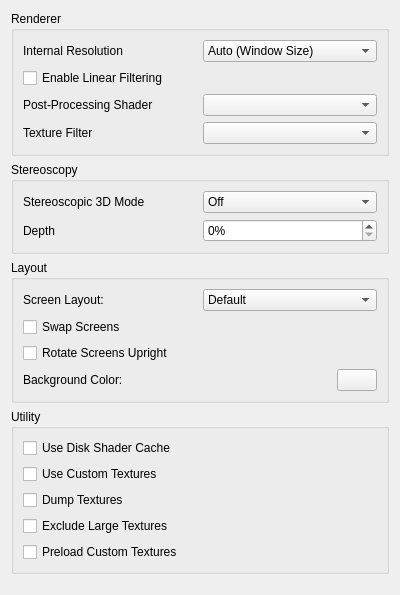
<?xml version="1.0" encoding="UTF-8"?>
<ui version="4.0">
 <class>ConfigureEnhancements</class>
 <widget class="QWidget" name="ConfigureEnhancements">
  <property name="geometry">
   <rect>
    <x>0</x>
    <y>0</y>
    <width>400</width>
    <height>595</height>
   </rect>
  </property>
  <property name="minimumSize">
   <size>
    <width>0</width>
    <height>0</height>
   </size>
  </property>
  <property name="windowTitle">
   <string>Form</string>
  </property>
  <layout class="QVBoxLayout" name="verticalLayout">
   <item>
    <widget class="QGroupBox" name="rendererBox">
     <property name="title">
      <string>Renderer</string>
     </property>
     <layout class="QVBoxLayout" name="verticalLayout_6">
      <item>
       <layout class="QHBoxLayout" name="horizontalLayout">
        <item>
         <widget class="QLabel" name="label">
          <property name="text">
           <string>Internal Resolution</string>
          </property>
         </widget>
        </item>
        <item>
         <widget class="QComboBox" name="resolution_factor_combobox">
          <item>
           <property name="text">
            <string>Auto (Window Size)</string>
           </property>
          </item>
          <item>
           <property name="text">
            <string>Native (400x240)</string>
           </property>
          </item>
          <item>
           <property name="text">
            <string>2x Native (800x480)</string>
           </property>
          </item>
          <item>
           <property name="text">
            <string>3x Native (1200x720)</string>
           </property>
          </item>
          <item>
           <property name="text">
            <string>4x Native (1600x960)</string>
           </property>
          </item>
          <item>
           <property name="text">
            <string>5x Native (2000x1200)</string>
           </property>
          </item>
          <item>
           <property name="text">
            <string>6x Native (2400x1440)</string>
           </property>
          </item>
          <item>
           <property name="text">
            <string>7x Native (2800x1680)</string>
           </property>
          </item>
          <item>
           <property name="text">
            <string>8x Native (3200x1920)</string>
           </property>
          </item>
          <item>
           <property name="text">
            <string>9x Native (3600x2160)</string>
           </property>
          </item>
          <item>
           <property name="text">
            <string>10x Native (4000x2400)</string>
           </property>
          </item>
         </widget>
        </item>
       </layout>
      </item>
      <item>
       <widget class="QCheckBox" name="toggle_linear_filter">
        <property name="text">
         <string>Enable Linear Filtering</string>
        </property>
       </widget>
      </item>
      <item>
       <layout class="QHBoxLayout" name="horizontalLayout_11">
        <item>
         <widget class="QLabel" name="label_2">
          <property name="text">
           <string>Post-Processing Shader</string>
          </property>
         </widget>
        </item>
        <item>
         <widget class="QComboBox" name="shader_combobox"/>
        </item>
       </layout>
      </item>
      <item>
       <layout class="QHBoxLayout" name="horizontalLayout_3">
        <item>
         <widget class="QLabel" name="label_5">
          <property name="text">
           <string>Texture Filter</string>
          </property>
         </widget>
        </item>
        <item>
         <widget class="QComboBox" name="texture_filter_combobox"/>
        </item>
       </layout>
      </item>
     </layout>
    </widget>
   </item>
   <item>
    <widget class="QGroupBox" name="groupBox">
     <property name="title">
      <string>Stereoscopy</string>
     </property>
     <layout class="QVBoxLayout" name="verticalLayout_4">
      <item>
       <layout class="QHBoxLayout" name="horizontalLayout_5">
        <item>
         <widget class="QLabel" name="label_4">
          <property name="text">
           <string>Stereoscopic 3D Mode</string>
          </property>
         </widget>
        </item>
        <item>
         <widget class="QComboBox" name="render_3d_combobox">
          <item>
           <property name="text">
            <string>Off</string>
           </property>
          </item>
          <item>
           <property name="text">
            <string>Side by Side</string>
           </property>
          </item>
          <item>
           <property name="text">
            <string>Anaglyph</string>
           </property>
          </item>
          <item>
           <property name="text">
            <string>Interlaced</string>
           </property>
          </item>
         </widget>
        </item>
       </layout>
      </item>
      <item>
       <layout class="QHBoxLayout" name="horizontalLayout_7">
        <item>
         <widget class="QLabel" name="label_3">
          <property name="text">
           <string>Depth</string>
          </property>
         </widget>
        </item>
        <item>
         <widget class="QSpinBox" name="factor_3d">
          <property name="suffix">
           <string>%</string>
          </property>
          <property name="minimum">
           <number>0</number>
          </property>
          <property name="maximum">
           <number>100</number>
          </property>
          <property name="value">
           <number>0</number>
          </property>
         </widget>
        </item>
       </layout>
      </item>
     </layout>
    </widget>
   </item>
   <item>
    <widget class="QGroupBox" name="layoutBox">
     <property name="title">
      <string>Layout</string>
     </property>
     <layout class="QVBoxLayout" name="verticalLayout_3">
      <item>
       <layout class="QHBoxLayout" name="horizontalLayout_4">
        <item>
         <widget class="QLabel" name="label1">
          <property name="text">
           <string>Screen Layout:</string>
          </property>
         </widget>
        </item>
        <item>
         <widget class="QComboBox" name="layout_combobox">
          <item>
           <property name="text">
            <string>Default</string>
           </property>
          </item>
          <item>
           <property name="text">
            <string>Single Screen</string>
           </property>
          </item>
          <item>
           <property name="text">
            <string>Large Screen</string>
           </property>
          </item>
          <item>
           <property name="text">
            <string>Side by Side</string>
           </property>
          </item>
         </widget>
        </item>
       </layout>
      </item>
      <item>
       <widget class="QCheckBox" name="swap_screen">
        <property name="text">
         <string>Swap Screens</string>
        </property>
       </widget>
      </item>
      <item>
       <widget class="QCheckBox" name="upright_screen">
        <property name="text">
         <string>Rotate Screens Upright</string>
        </property>
       </widget>
      </item>
      <item>
       <layout class="QHBoxLayout" name="horizontalLayout_6">
        <item>
         <widget class="QLabel" name="bg_label">
          <property name="text">
           <string>Background Color:</string>
          </property>
         </widget>
        </item>
        <item>
         <widget class="QPushButton" name="bg_button">
          <property name="maximumSize">
           <size>
            <width>40</width>
            <height>16777215</height>
           </size>
          </property>
         </widget>
        </item>
       </layout>
      </item>
     </layout>
    </widget>
   </item>
   <item>
    <widget class="QGroupBox" name="utilityBox">
     <property name="title">
      <string>Utility</string>
     </property>
     <layout class="QVBoxLayout" name="verticalLayout_8">
      <item>
       <widget class="QCheckBox" name="toggle_disk_shader_cache">
        <property name="text">
         <string>Use Disk Shader Cache</string>
        </property>
       </widget>
      </item>
      <item>
       <widget class="QCheckBox" name="toggle_custom_textures">
        <property name="toolTip">
         <string>&lt;html&gt;&lt;head/&gt;&lt;body&gt;&lt;p&gt;Replace textures with PNG files.&lt;/p&gt;&lt;p&gt;Textures are loaded from load/textures/[Title ID]/.&lt;/p&gt;&lt;/body&gt;&lt;/html&gt;</string>
        </property>
        <property name="text">
         <string>Use Custom Textures</string>
        </property>
       </widget>
      </item>
      <item>
       <widget class="QCheckBox" name="toggle_dump_textures">
         <property name="toolTip">
          <string>&lt;html&gt;&lt;head/&gt;&lt;body&gt;&lt;p&gt;Dump textures to PNG files.&lt;/p&gt;&lt;p&gt;Textures are dumped to dump/textures/[Title ID]/.&lt;/p&gt;&lt;/body&gt;&lt;/html&gt;</string>
         </property>
         <property name="text">
          <string>Dump Textures</string>
         </property>
        </widget>
      </item>
      <item>
       <widget class="QCheckBox" name="toggle_exclude_large_textures">
         <property name="toolTip">
          <string>&lt;html&gt;&lt;head/&gt;&lt;body&gt;&lt;p&gt;Excludes large textures from being dumped.&lt;/p&gt;&lt;p&gt;Useful when dumping games that use render to texture screen effects.&lt;/p&gt;&lt;/body&gt;&lt;/html&gt;</string>
         </property>
         <property name="text">
          <string>Exclude Large Textures</string>
         </property>
        </widget>
      </item>
      <item>
       <widget class="QCheckBox" name="toggle_preload_textures">
        <property name="toolTip">
         <string>&lt;html&gt;&lt;head/&gt;&lt;body&gt;&lt;p&gt;Load all custom textures into memory on boot, instead of loading them when the game requires them.&lt;/p&gt;&lt;/body&gt;&lt;/html&gt;</string>
        </property>
        <property name="text">
         <string>Preload Custom Textures</string>
        </property>
       </widget>
      </item>
     </layout>
    </widget>
   </item>
   <item>
    <spacer name="verticalSpacer">
     <property name="orientation">
      <enum>Qt::Vertical</enum>
     </property>
     <property name="sizeHint" stdset="0">
      <size>
       <width>20</width>
       <height>165</height>
      </size>
     </property>
    </spacer>
   </item>
  </layout>
 </widget>
 <resources/>
 <connections/>
</ui>
